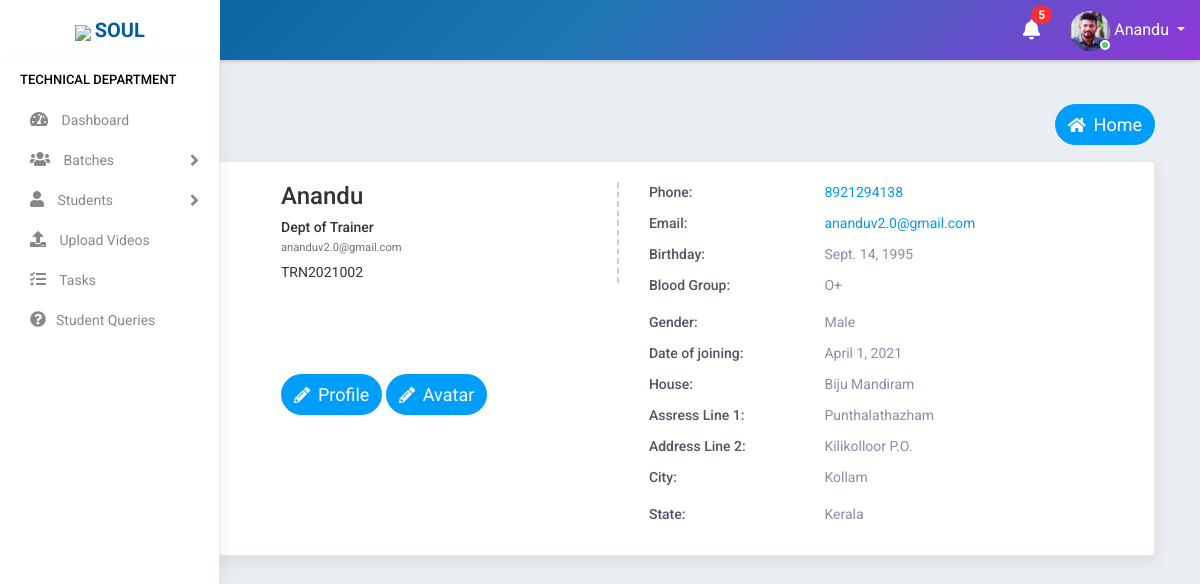
The app's page /profile/ (signed in), older data.
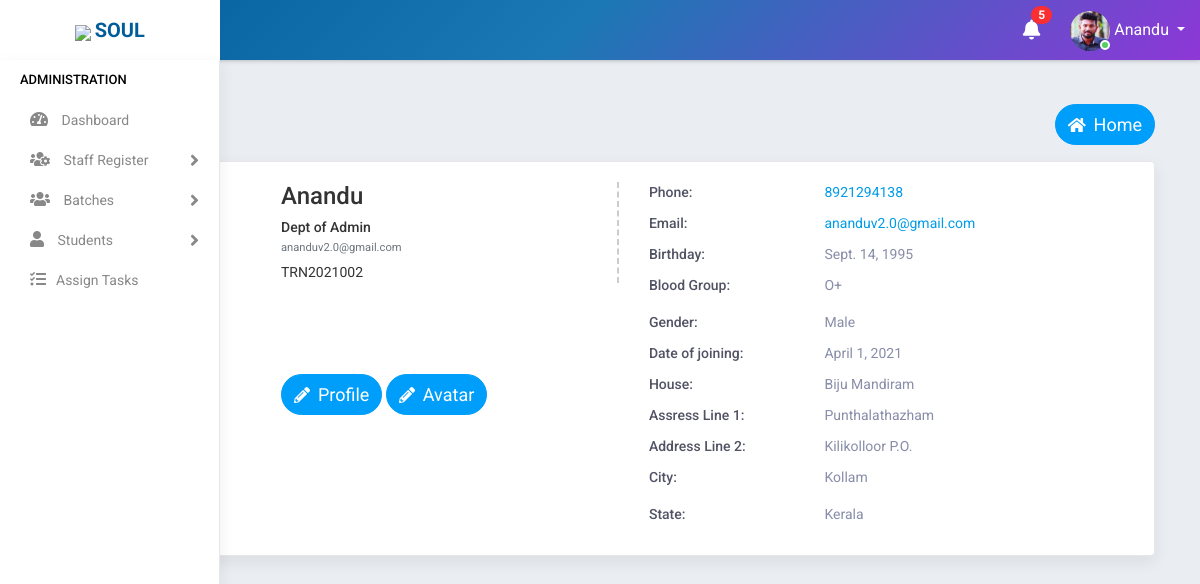
The same page, newer data.
### accounts/models.py (models this page shows, shortened)
class Staff(models.Model):
    value= (
    ('1', 'Operations'),
    ('2', 'Sales'),
    ('3', 'Trainer'),
    ('4', 'Admin'),
    )
    state = (
    ('Andhra Pradesh','Andhra Pradesh'),
    ('Arunachal Pradesh','Arunachal Pradesh'),
    ('Assam','Assam'),
    ('Bihar','Bihar'),
    ('Chhattisgarh','Chattisgarh'),
    ('Goa','Goa'),
    ('Gujarat','Gujarat'),
    ('Haryana','Haryana'),
    ('Himachal Pradesh','Himachal Pradesh'),
    ('Jharkhand','Jharkhand'),
    ('Karnataka','Karnataka'),
    ('Kerala','Kerala'),
    ('Madhya Pradesh','Madhya Pradesh'),
    ('Maharashtra','Maharashtra'),
    ('Manipur','Manipur'),
    ('Meghalaya','Meghalaya'),
    ('Mizoram','Mizoram'),
    ('Nagaland','Nagaland'),
    ('Odisha','Odisha'),
    ('Rajasthan','Rajasthan'),
    ('Sikkim','Sikkim'),
    ('Tamil Nadu','Tamil Nadu'),
    ('Telangana','Telangana'),
    ('Tripura','Tripura'),
    ('Uttar Pradesh','Uttar Pradesh'),
    ('Uttarakhand','Uttarakhand'),
    ('West Bengal','West Bengal')
    )
    groups = (
        ('AB+', 'AB+'),
        ('AB-', 'AB-'),
        ('A+', 'A+'),
        ('A-', 'A-'),
        ('B+', 'B+'),
        ('B-', 'B-'),
        ('O+', 'O+'),
        ('O-', 'O-'),
        )
    user = models.OneToOneField(User,on_delete=models.CASCADE,null=True,blank=True)
    name = models.CharField(max_length=100,null=True, blank=True)
    empid = models.CharField(max_length=100,null=True, blank=True)
    mobile = models.CharField(max_length=10,null=True, blank=True)
    email = models.EmailField(max_length=200,null=True, blank=True)
    sex = models.CharField(max_length=10,null=True,choices=(('Male','Male'),('Female','Female')), blank=True)
    dob = models.DateField(null=True, blank=True)
    doj = models.DateField(null=True, blank=True)
    blood_group = models.CharField(max_length=100,null=True, blank=True,choices=groups)
    house = models.CharField(max_length=100,null=True, blank=True)
    street =models.CharField(max_length=100,null=True, blank=True)
    street2 =models.CharField(max_length=100,null=True, blank=True)
    city = models.CharField(max_length=100,null=True, blank=True)
    state = models.CharField(max_length=100,null=True,choices=state, blank=True)
    stype = models.CharField(max_length=100,null=True,choices=value, blank=True)
    status = models.CharField(max_length=20,choices=(('Active','Active'),('Inactive','Inactive')),default='Active')
    profile_pic = models.ImageField(null=True, blank=True,default="student.jpg")

### accounts/views.py (the view)
# urls.py: path('profile/', ProfileView.as_view(),name='profile'),
class ProfileView(View):
    def get(self, request):
        user=request.user
        if user.is_authenticated:
            note = Notification.objects.filter(receiver=user).filter(status="Not Read").order_by('-datetime')
            no_count = note.count()
            try:
                s= Staff.objects.get(user=user)
                return render(request,'accounts/profile.html',{'s':s,'no_count':no_count,'note':note})
            except:
                s= Student.objects.get(user=user)
                return render(request,'students/profile.html',{'s':s,'no_count':no_count,'note':note})
        else:
            return redirect('logout')

### accounts/templates/accounts/profile.html (shortened to what this page needs)
{% extends 'accounts/main.html' %}
{% block content %}
    <div class="main-wrapper">
    {% include 'accounts/navbar.html' %}
    {% if s.stype == "1" %}
    {% include 'accounts/sidebar_operations.html' %}
    {% elif s.stype == "2" %}
    {% include 'accounts/sidebar_sales.html' %}
    {% elif s.stype == "3" %}
    {% include 'accounts/sidebar_trainer.html' %}
    {% elif s.stype == "4" %}
    {% include 'accounts/sidebar_admin.html' %}
    {% endif %}
            <div class="content container" style="padding-top:5%;padding-left: 5%;">
                        <div class="page-header">
                            <div class="row">
                                <div class="col-lg-7 col-md-12 col-sm-12 col-12">
                                    <h5 class="text-uppercase">my Profile</h5>
                                </div>
                                <div class="col-md-12 col-sm-12 col-12">
                                    <ul class="list-inline float-right">
                                        <li>
                                            <a href="{% url 'home' %}" class="btn btn-info " style="border-radius: 80px 80px 80px 80px ;color: white">
                                            <i class="fas fa-home"></i>&nbsp;&nbsp;<span style="font-size:18px">Home</span></a>
                                        </li>
                                    </ul>
                                </div>
                            </div>
                        </div>
                        <div class="card-box m-b-0">
                            <div class="row">
                                <div class="col-md-12">
                                    <div class="profile-view">
                                        <div class="profile-img-wrap">
                                            <div class="profile-img">
                                            </div>
                                        </div>
                                        <div class="profile-basic">
                                            <div class="row">
                                                <div class="col-md-5">
                                                    <div class="profile-info-left">
                                                        <h3 class="user-name m-t-0">{{s.name}}</h3>
                                                        <h5 class="company-role m-t-0 m-b-0">Dept of {{s.get_stype_display}}</h5>
                                                        <small class="text-muted">{{request.user}}</small>
                                                        <div class="staff-id">{{s.empid}}</div>
                                                    </div>
                                                </div>
                                                <div class="col-md-7">
                                                    <ul class="personal-info">
                                                        <li>
                                                            <span class="title">Phone:</span>
                                                            <span class="text"><a href="">{{s.mobile}}</a></span>
                                                        </li>
                                                        <li>
                                                            <span class="title">Email:</span>
                                                            <span class="text"><a href=""><span class="__cf_email__"
                                                                        data-cfemail="7d17181b1b180f04100a12131a3d18051c100d1118531e1210">{{request.user}}</span></a></span>
                                                        </li>
                                                        <li>
                                                            <span class="title">Birthday:</span>
                                                            <span class="text">{{s.dob}}</span>
                                                        </li>
                                                        <li>
                                                            <span class="title">Blood Group:</span>
                                                            <p class="text">{{s.blood_group}}</p>
                                                        </li>
                                                        <li>
                                                            <span class="title">Gender:</span>
                                                            <span class="text">{{s.sex}}</span>
                                                        </li>
                                                        <li>
                                                            <span class="title">Date of joining:</span>
                                                            <span class="text">{{s.doj}}</span>
                                                        </li>
                                                    </ul>
                                                </div>
                                                <div class="col-md-5">
                                                    <ul class="personal-info">
                                                        <li>
                                                            <a href="{% url 'profile_update' %}" class="btn btn-info " style="border-radius: 80px 80px 80px 80px ;color: white">
                                                            <i class="fas fa-pencil-alt"></i>&nbsp;&nbsp;<span style="font-size:18px">Profile</span></a>
                                                            <a href="{% url 'profile_pic_update' %}" class="btn btn-info " style="border-radius: 80px 80px 80px 80px ;color: white">
                                                            <i class="fas fa-pencil-alt"></i>&nbsp;&nbsp;<span style="font-size:18px">Avatar</span></a>
                                                        </li>
                                                    </ul>
                                                </div>
                                                <div class="col-md-7">
                                                    <ul class="personal-info">
                                                        <li>
                                                            <span class="title">House:</span>
                                                            <span class="text">{{s.house}}</span>
                                                        </li>
                                                        <li>
                                                            <span class="title">Assress Line 1:</span>
                                                            <span class="text">{{s.street}}</span></span>
                                                        </li>
                                                        <li>
                                                            <span class="title">Address Line 2:</span>
                                                            <span class="text">{{s.street2}}</span>
                                                        </li>
                                                        <li>
                                                            <span class="title">City:</span>
                                                            <p class="text">{{s.city}}</p>
                                                        </li>
                                                        <li>
                                                            <span class="title">State:</span>
                                                            <span class="text">{{s.state}}</span>
                                                        </li>
                                                    </ul>
                                                </div>
                                            </div>
                                        </div>
                                    </div>
                                </div>
                            </div>
            </div>
{% endblock %}

### accounts/templates/accounts/navbar.html (shortened to what this page needs)
<div class="header">
    <div class="header-left">
        <a href="https://www.teqstories.com" class="logo">
            <img src="https://www.teqstories.com/assets/images/Blue.png" style="height: 40px;width:auto;">
            <span class="text-uppercase"><b>Soul</b></span>
        </a>
    </div>
    <div class="page-title-box float-left">
    </div>
    <ul class="nav user-menu float-right">
        {% include 'accounts/mini/notify.html' %}
        <li class="nav-item dropdown has-arrow">
            <a href="#" class="dropdown-toggle nav-link user-link" data-toggle="dropdown">
                <span class="user-img">
                    {% if request.user.staff.profile_pic %}
                    <img class="rounded-circle" src="{{request.user.staff.profile_pic.url}}" width="40" height="40" alt="Admin">
                    {% endif %}
                    <span class="status online"></span></span>
                <span>{{request.user.staff.name|title}}</span>
            </a>
        </li>
    </ul>
</div>

Row changes from the older to the newer data that the page shows:
changed Staff "Anandu": stype "Trainer" → "Admin"
Text that changed along with them:
text no longer shown: "TECHNICAL DEPARTMENT Upload Videos Tasks Student Queries"
text now shown: "ADMINISTRATION Staff Register Assign Tasks"
